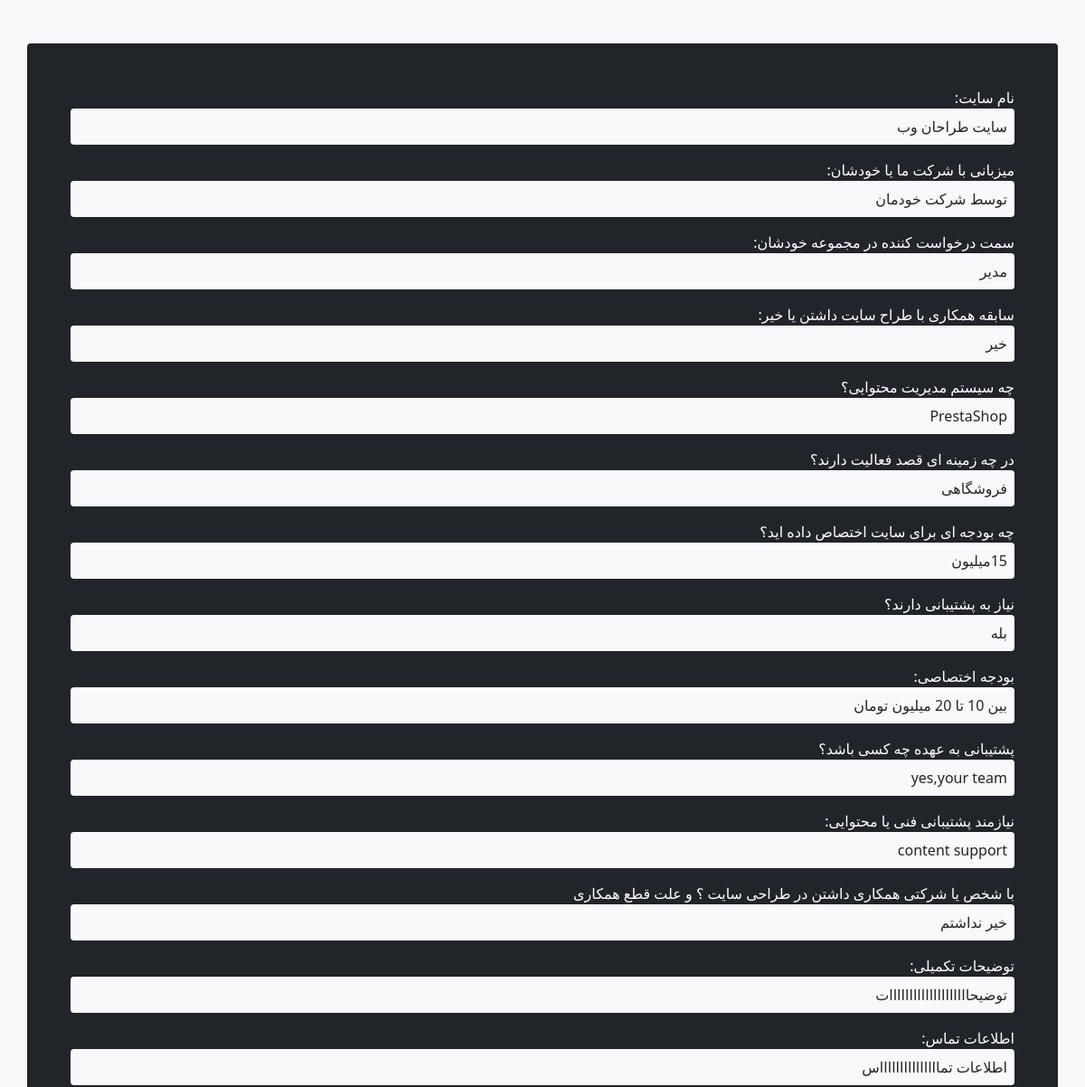
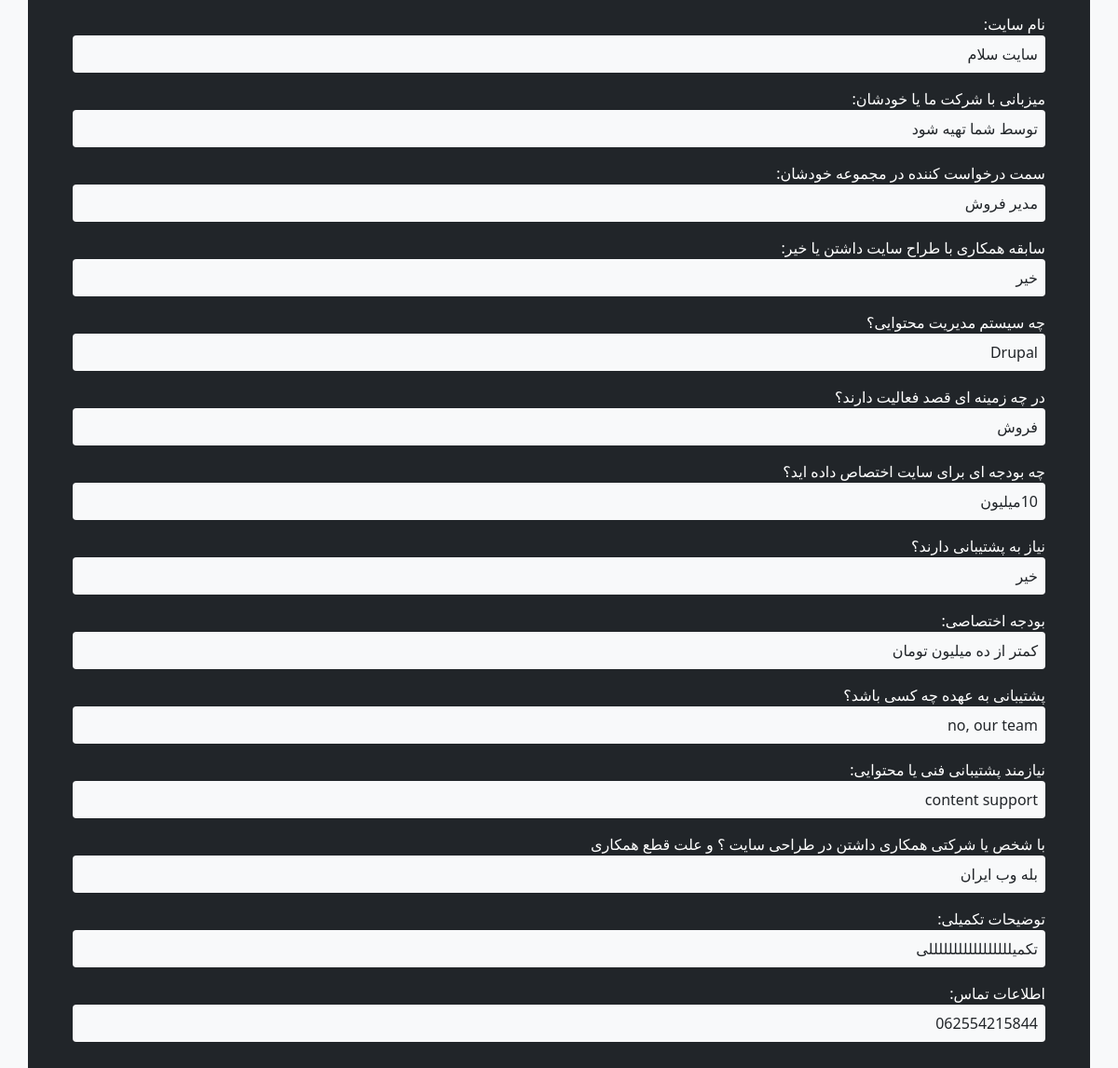
Page /comments/ on the committed database (2 pictures, top to bottom).
### comment/models.py (models this page shows)
class Comment(models.Model):
    site_name = models.CharField(max_length=500,default='')
    host = models.CharField(max_length=500,default='')
    your_post = models.CharField(max_length=500,default='')
    web_design = models.CharField(max_length=500,default='')
    work_field = models.CharField(max_length=500,default='')
    budget = models.CharField(max_length=500,default='')
    support = models.CharField(max_length=500,default='')
    cooperation = models.TextField(default='')
    details = models.TextField(default='')
    contacts = models.TextField(default='')
    site_system= models.CharField(max_length=200,default=1)
    budget_amount= models.CharField(max_length=200,default=1)
    who_support= models.CharField(max_length=200,default=1)
    content_technical= models.CharField(max_length=200,default=1)

### comment/views.py (the view)
# urls.py: path('', comment.views.comments),
def comments(request):
    comments = models.Comment.objects.all()
    print(comments)
    return render(request, 'comments.html',{'comments' : comments})

### templates/comments.html (shortened to what this page needs)
<!DOCTYPE html>
<html lang="en">
<head>
     <link href="https://cdn.jsdelivr.net/npm/bootstrap@5.0.2/dist/css/bootstrap.min.css" rel="stylesheet">
</head>
<body dir="rtl" class=" bg-light">
<div class="container p-5 my-5 bg-dark text-white rounded">
    <div class="row">
        <div >
            {% for comment in comments %}
                <label>نام سایت:</label>
                <p class="p-2 bg-light text-dark rounded ">{{ comment.site_name }}</p>
                <label>میزبانی با شرکت ما یا خودشان:</label>
                <p class="p-2 bg-light text-dark rounded "> {{ comment.host }}</p>
                <label>سمت درخواست کننده در مجموعه خودشان:</label>
                <p class="p-2 bg-light text-dark rounded "> {{ comment.your_post }}</p>
                <label>سابقه همکاری با طراح سایت داشتن یا خیر:</label>
                <p class="p-2 bg-light text-dark rounded "> {{ comment.web_design }}</p>
                <label>چه سیستم مدیریت محتوایی؟</label>
                <p class="p-2 bg-light text-dark rounded "> {{ comment.site_system }}</p>
                <label>در چه زمینه ای قصد فعالیت دارند؟</label>
                <p class="p-2 bg-light text-dark rounded "> {{ comment.work_field }}</p>
                <label>چه بودجه ای برای سایت اختصاص داده اید؟</label>
                <p class="p-2 bg-light text-dark rounded "> {{ comment.budget }}</p>
                <label>نیاز به پشتیبانی دارند؟</label>
                <p class="p-2 bg-light text-dark rounded "> {{ comment.support }}</p>
                <label>بودجه اختصاصی:</label>
                <p class="p-2 bg-light text-dark rounded "> {{ comment.budget_amount }}</p>
                 <label>پشتیبانی به عهده چه کسی باشد؟</label>
                <p class="p-2 bg-light text-dark rounded "> {{ comment.who_support }}</p>
                <label>نیازمند پشتیبانی فنی یا محتوایی:</label>
                <p class="p-2 bg-light text-dark rounded "> {{ comment.content_technical }}</p>
                <label>با شخص یا شرکتی همکاری داشتن در طراحی سایت ؟ و علت قطع همکاری</label>
                <p class="p-2 bg-light text-dark rounded "> {{ comment.cooperation }}</p>
                <label>توضیحات تکمیلی:</label>
                <p class="p-2 bg-light text-dark rounded "> {{ comment.details }}</p>
                <label>اطلاعات تماس:</label>
                <p class="p-2 bg-light text-dark rounded "> {{ comment.contacts }}</p>
            {% endfor %}
        </div>
    </div>
</div>
</body>
</html>

### rows in the picture
Comment: site_name "سایت طراحان وب", host "توسط شرکت خودمان", your_post "مدیر", web_design "خیر", site_system "PrestaShop", work_field "فروشگاهی", budget "15میلیون", support "بله", budget_amount "بین 10 تا 20 میلیون تومان", who_support "yes,your team", content_technical "content support", cooperation "خیر نداشتم", details "توضیحاااااااااااااااااااات", contacts "اطلاعات تماااااااااااااااس"
Comment: site_name "سایت سلام", host "توسط شما تهیه شود", your_post "مدیر فروش", web_design "خیر", site_system "Drupal", work_field "فروش", budget "10میلیون", support "خیر", budget_amount "کمتر از ده میلیون تومان", who_support "no, our team", content_technical "content support", cooperation "بله وب ایران", details "تکمیلللللللللللللللللی", contacts "062554215844"
